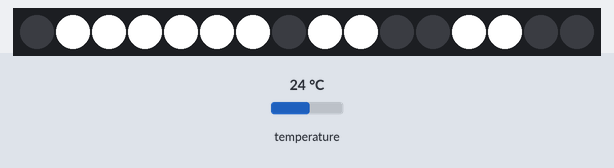
Simulated run of this sketch. Board: Arduino Uno, built with avr-gcc and run on an emulated ATmega328P. Shown: 16 RGB LEDs in strip order, left to right. Inputs (shaded band) come from the test bench; at power-on: temperature 24 °C.

Above: at 7.3 s.
7.4 s: temperature set to 12 °C
At 13.5 s:
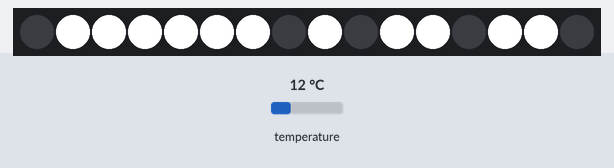
14.1 s: temperature set to 19 °C
At 19.2 s:
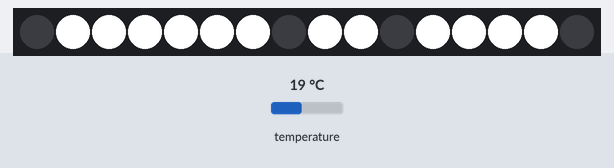
20.8 s: temperature set to 28 °C
Timing chart, 0 to 23.8 s (numbered marks = the images above; inputs shaded):
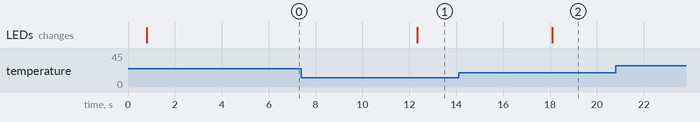

Measured:
- after the input at 7.4 s, the LEDs: change after 4.9 s (image 1)
- after the input at 14.1 s, the LEDs: change after 4.0 s (image 2)

The sketch:

Saunatemp.ino
```cpp
#include <SparkFun_Tlc5940.h>
#include <OneWire.h>
#include <DallasTemperature.h>

#define ONE_WIRE_BUS 2
OneWire oneWire(ONE_WIRE_BUS);
DallasTemperature sensors(&oneWire);

TLC_CHANNEL_TYPE channel;

int arvud[10] = {
  B1111110, // 0
  B0110000, // 1
  B1101101, // 2
  B1111001, // 3
  B0110011, // 4
  B1011011, // 5
  B1011111, // 6
  B1110000, // 7
  B1111111, // 8
  B1111011  // 9
};

void setup() {
    sensors.begin();
    Tlc.init();
    //Serial.begin(9600);
}


/*
 * nr on 0..9 ja led on 0,1
 */
void dec_to_lcd(int led, int nr) {
    if (nr>9)
        nr = 0;
    if (nr<0)
        nr = 9;

    int a = arvud[nr];
    for (int i = 0; i < 8; i++) {
        int heledus = 4095 * bitRead(a, i);
        channel = i + 8 * led;
        Tlc.set(channel, heledus);
    }
    Tlc.update();
}


void loop() {
    sensors.requestTemperatures();
    int tempC = sensors.getTempCByIndex(0);
    int tmp = int(tempC*10);

    dec_to_lcd(1, (int(tmp)%100)/10);
    dec_to_lcd(0, (int(tmp)%100)%10);

    delay(5000);

    /*for (int i=0; i<10; i++) {
        dec_to_lcd(0, i);
        dec_to_lcd(1, i+1);
        delay(2000);
    }*/
}
```
